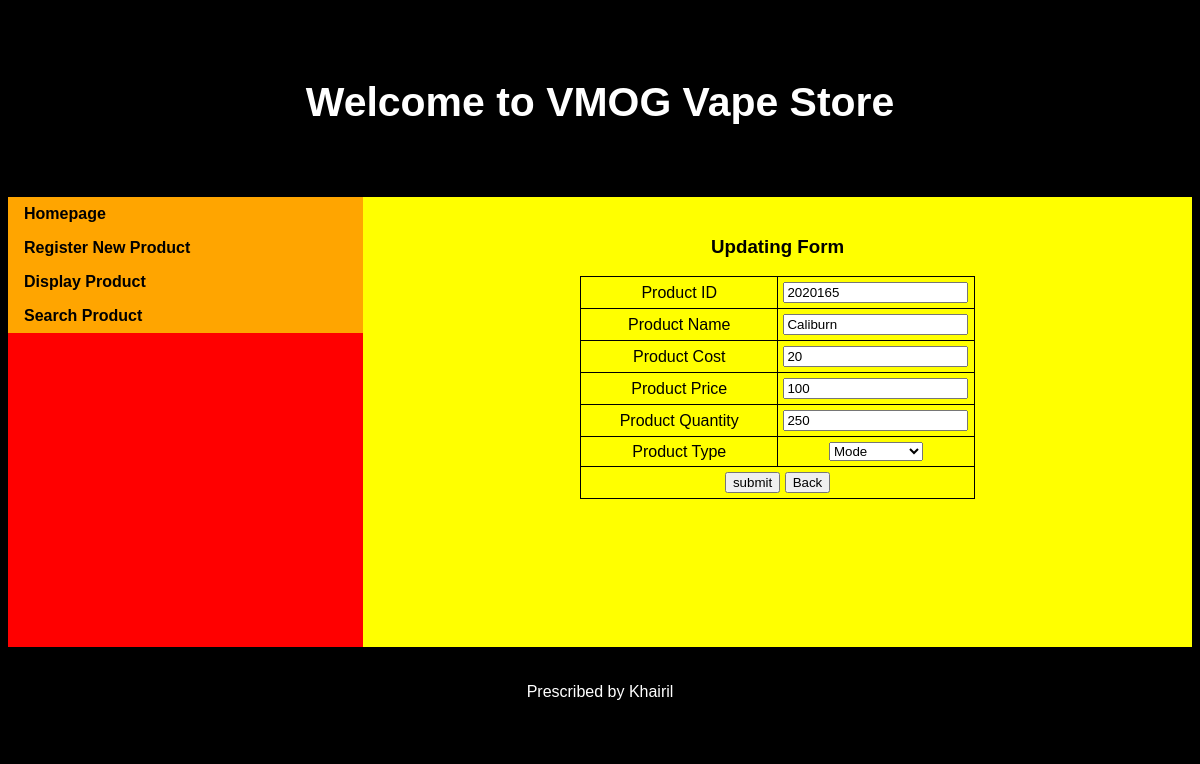
/product/updateproduct.php?prodid=2020165, run on the app's committed database.
### tables this page shows
CREATE TABLE `product` (
  `prodid` varchar(10) NOT NULL,
  `prodname` varchar(50) NOT NULL,
  `prodcost` double NOT NULL,
  `prodprice` double NOT NULL,
  `prodtype` varchar(30) NOT NULL,
  `prodquantity` int(11) NOT NULL
);

### product/updateproduct.php (the view, shortened to what this page needs)
<!DOCTYPE html>
<html>
    <head>
        <link rel="stylesheet" type="text/css" href="styles.css">
    </head>
    <body>
        <header>
            <?php include "header.php" ?>
        </header>
        <section>
            <nav>
                <?php include "navigation.php" ?>
            </nav>
            <article>
                <h3 style="text-align:center">Updating Form</h3>
                <form action="updateproductaction.php" id="updateform" method="POST">
                <?php
                    $conn= Opencon();
                    $prodid=$_GET["prodid"];
                    $sql="SELECT * from product where prodid= '$prodid'";
                    $result=$conn->query($sql);
                    if($result->num_rows>0)
                    {
                        while($row=$result->fetch_assoc())
                        {
                            $prodid=$row["prodid"];
                            $prodname=$row["prodname"];
                            $prodcost=$row["prodcost"];
                            $prodprice=$row["prodprice"];
                            $prodtype=$row["prodtype"];
                            $prodquantity=$row["prodquantity"];
                            echo"<table>";
                                echo"<tr>";
                                    echo"<td>Product ID</td>";
                                    echo"<td>"?><input type="text" name="prodid" value="<?php echo $prodid;?>" readonly><?php "</td>";
                                echo"</tr>";
                                echo"<tr>";
                                    echo"<td>Product Name</td>";
                                    echo"<td>"?><input type="text" name="prodname" value="<?php echo $prodname;?>" ><?php "</td>";
                                echo"</tr>";
                                echo"<tr>";
                                    echo"<td>Product Cost</td>";
                                    echo"<td>"?><input type="double" name="prodcost" value="<?php echo $prodcost;?>" ><?php "</td>";
                                echo"</tr>";
                                echo"<tr>";
                                    echo"<td>Product Price</td>";
                                    echo"<td>"?><input type="double" name="prodprice" value="<?php echo $prodprice;?>" ><?php "</td>";
                                echo"</tr>";
                                echo"<tr>";
                                    echo"<td>Product Quantity</td>";
                                    echo"<td>"?><input type="text" name="prodquantity" value="<?php echo $prodquantity;?>" ><?php "</td>";
                                echo"</tr>";
                                echo"<tr>";
                                echo"<td>Product Type</td>";
                                    echo"<td>"?>
                                        <select name="prodtype" id="type" required>
                                            <option value="Mode" <?php if($prodtype=="Mode") echo "SELECTED:"?>>Mode</option>
                                        </select>
                                <?php "</td>";
                            echo"</tr>";
                        }
                    }
                    else
                    {
                        echo"Data cannot be updated";
                    }
                ?>
                    <tr>
                        <td colspan="2" align="center">
                            <input type="submit" value="submit" />
                            <input type="button" value="Back" onclick="history.back()" />
                        </td>
                    </tr>
                </table>
            </article>
        </section>
       <footer>
          <?php include "footer.php"?>
       </footer>
    </body>
</html>

### product/styles.css (style rules this page uses)
* { box-sizing:border-box; }
body { background-color: black; font-family: Arial, Helvetica, sans-serif; }
header { background-color:black; padding:30px; text-align: center; font-size: 35px; color: white; height: auto; }
nav { float: left ; width: 30%; height: 450px; background: red; padding: 20 px; }
article { float: left; padding: 20px; width: 70%; background-color:yellow; height:450px; text-align: center; }
section::after { content: ""; display: table; clear: both; }
footer { background-color:black; padding: 10px; text-align: center; color: white; }
table,th,td { padding: 5px; width: 50%; margin-left: auto; margin-right: auto; border-collapse: collapse; border: 1px solid black; }

### data on the page
product: prodid "2020165", prodname "Caliburn", prodcost "20", prodprice "100", prodquantity "250"
